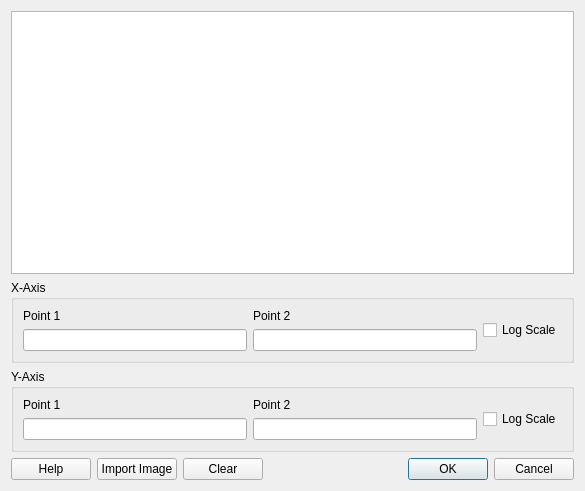
<?xml version="1.0" encoding="UTF-8"?>
<ui version="4.0">
 <class>CalibrationDialog</class>
 <widget class="QDialog" name="CalibrationDialog">
  <property name="geometry">
   <rect>
    <x>0</x>
    <y>0</y>
    <width>585</width>
    <height>491</height>
   </rect>
  </property>
  <property name="windowTitle">
   <string>Calibration</string>
  </property>
  <layout class="QVBoxLayout" name="verticalLayout_5">
   <item>
    <widget class="QGraphicsView" name="graphicsView"/>
   </item>
   <item>
    <widget class="QGroupBox" name="groupBox_x">
     <property name="title">
      <string>X-Axis</string>
     </property>
     <layout class="QHBoxLayout" name="horizontalLayout_2">
      <item>
       <layout class="QVBoxLayout" name="verticalLayout">
        <item>
         <widget class="QLabel" name="label_point_1">
          <property name="text">
           <string>Point 1</string>
          </property>
         </widget>
        </item>
        <item>
         <widget class="QLineEdit" name="lineEdit_x_point_1"/>
        </item>
       </layout>
      </item>
      <item>
       <layout class="QVBoxLayout" name="verticalLayout_2">
        <item>
         <widget class="QLabel" name="label_point_2">
          <property name="text">
           <string>Point 2</string>
          </property>
         </widget>
        </item>
        <item>
         <widget class="QLineEdit" name="lineEdit_x_point_2"/>
        </item>
       </layout>
      </item>
      <item>
       <widget class="QCheckBox" name="checkBox_x">
        <property name="text">
         <string>Log Scale</string>
        </property>
       </widget>
      </item>
     </layout>
    </widget>
   </item>
   <item>
    <widget class="QGroupBox" name="groupBox_y">
     <property name="title">
      <string>Y-Axis</string>
     </property>
     <layout class="QHBoxLayout" name="horizontalLayout_3">
      <item>
       <layout class="QVBoxLayout" name="verticalLayout_4">
        <item>
         <widget class="QLabel" name="label_point_3">
          <property name="text">
           <string>Point 1</string>
          </property>
         </widget>
        </item>
        <item>
         <widget class="QLineEdit" name="lineEdit_y_point_1"/>
        </item>
       </layout>
      </item>
      <item>
       <layout class="QVBoxLayout" name="verticalLayout_3">
        <item>
         <widget class="QLabel" name="label_point_4">
          <property name="text">
           <string>Point 2</string>
          </property>
         </widget>
        </item>
        <item>
         <widget class="QLineEdit" name="lineEdit_y_point_2"/>
        </item>
       </layout>
      </item>
      <item>
       <widget class="QCheckBox" name="checkBox_y">
        <property name="text">
         <string>Log Scale</string>
        </property>
       </widget>
      </item>
     </layout>
    </widget>
   </item>
   <item>
    <layout class="QHBoxLayout" name="horizontalLayout">
     <item>
      <widget class="QPushButton" name="helpButton">
       <property name="text">
        <string>Help</string>
       </property>
      </widget>
     </item>
     <item>
      <widget class="QPushButton" name="importImageButton">
       <property name="text">
        <string>Import Image</string>
       </property>
      </widget>
     </item>
     <item>
      <widget class="QPushButton" name="clearButton">
       <property name="text">
        <string>Clear</string>
       </property>
      </widget>
     </item>
     <item>
      <widget class="QDialogButtonBox" name="buttonBox">
       <property name="orientation">
        <enum>Qt::Horizontal</enum>
       </property>
       <property name="standardButtons">
        <set>QDialogButtonBox::Cancel|QDialogButtonBox::Ok</set>
       </property>
      </widget>
     </item>
    </layout>
   </item>
  </layout>
 </widget>
 <resources/>
 <connections>
  <connection>
   <sender>buttonBox</sender>
   <signal>accepted()</signal>
   <receiver>CalibrationDialog</receiver>
   <slot>accept()</slot>
   <hints>
    <hint type="sourcelabel">
     <x>248</x>
     <y>254</y>
    </hint>
    <hint type="destinationlabel">
     <x>157</x>
     <y>274</y>
    </hint>
   </hints>
  </connection>
  <connection>
   <sender>buttonBox</sender>
   <signal>rejected()</signal>
   <receiver>CalibrationDialog</receiver>
   <slot>reject()</slot>
   <hints>
    <hint type="sourcelabel">
     <x>316</x>
     <y>260</y>
    </hint>
    <hint type="destinationlabel">
     <x>286</x>
     <y>274</y>
    </hint>
   </hints>
  </connection>
 </connections>
</ui>
